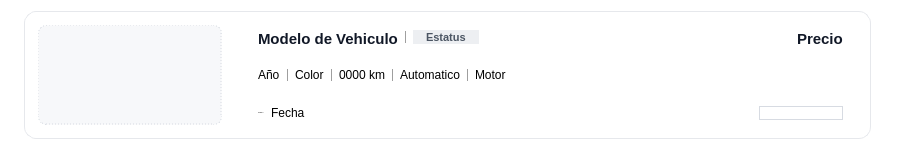
<?xml version="1.0" encoding="UTF-8"?>
<ui version="4.0">
 <class>VehicleItemList</class>
 <widget class="QWidget" name="VehicleItemList">
  <property name="geometry">
   <rect>
    <x>0</x>
    <y>0</y>
    <width>903</width>
    <height>200</height>
   </rect>
  </property>
  <property name="sizePolicy">
   <sizepolicy hsizetype="Preferred" vsizetype="Fixed">
    <horstretch>0</horstretch>
    <verstretch>0</verstretch>
   </sizepolicy>
  </property>
  <property name="minimumSize">
   <size>
    <width>0</width>
    <height>200</height>
   </size>
  </property>
  <property name="maximumSize">
   <size>
    <width>16777215</width>
    <height>200</height>
   </size>
  </property>
  <property name="windowTitle">
   <string>Form</string>
  </property>
  <property name="styleSheet">
   <string notr="true">/* ---------- Tarjeta del vehículo (el QWidget dentro de la lista) ---------- */

/* La raíz va transparente: el hueco entre tarjetas lo pinta la lista, y si
   aquí hubiera color se leería como una banda pegada al borde de la tarjeta
   en vez de como separación. */
QWidget#VehicleItemList {
    background: transparent;
    min-height: 150px;
    max-height: 150px;
}

/* La tarjeta propiamente dicha. */
QFrame#frame {
    background-color: #FFFFFF;
    border: 1px solid #E6E8EC;
    border-radius: 12px;
}

/* Los contenedores internos vienen del Designer con frameShape=StyledPanel,
   que dibuja un recuadro nativo. Antes quedaban tapados por una regla
   universal (QWidget#VehicleItemList *) que le ponía fondo y radio a TODOS
   los descendientes -- y que de paso era lo que pintaba la tarjeta entera de
   azul grisáceo. Al quitarla hay que apagar esos recuadros a mano, o
   aparecen cinco cajas anidadas dentro de la tarjeta. */
QFrame#leftFrame, QFrame#rightFrame, QFrame#frame_2,
QFrame#detailLine, QFrame#frame_5 {
    background: transparent;
    border: none;
}

/* Caja de la foto. El gris claro y el borde punteado son lo que se ve cuando
   la unidad no tiene foto: el hueco parece intencional y no un error de
   carga. Con foto, el pixmap lo cubre. */
QLabel#vehicleImage {
    background-color: #F7F8FA;
    border: 1px dashed #D7DBE2;
    border-radius: 8px;
}

/* Separadores &quot;|&quot; de la línea de specs. */
QFrame[class=&quot;lineSpecial&quot;] {
    border-left: 1px solid #E1E4EA;
    min-height: 13px;
    max-height: 13px;
}

/* Modelo del auto */
QLabel#vehicleTitle {
    color: #111827;
    font-size: 17px;
    font-weight: 700;
}

/* Línea de specs: 2016 | Negro | 190,000 | Automático | Motor */
QLabel[class=&quot;detailLine&quot;] {
    color: #6B7280;
    font-size: 13px;
}

/* &quot;Agregado el: ...&quot; */
QLabel[class=&quot;dateIncomingLabel&quot;] {
    color: #9AA1AC;
    font-size: 12px;
}

/* Precio */
QLabel#priceLabel {
    color: #111827;
    font-size: 21px;
    font-weight: 800;
}

/* Insignia de estado. El color lo decide la propiedad dinamica &quot;status&quot;,
   que fija VehicleItemList::setStatus() en tiempo de ejecucion. El gris de
   aqui es el de respaldo: se ve cuando el estado guardado no corresponde a
   ninguno de los tres del dominio, y sirve para notar el dato raro en vez de
   disfrazarlo de disponible. */
/* Pastilla de color suave y texto oscuro, en vez de relleno saturado con
   texto blanco: con tres tarjetas en pantalla, tres insignias sólidas eran lo
   primero que saltaba a la vista, por encima del modelo y del precio. */
QLabel#statusBadge {
    border-radius: 9px;
    padding: 3px 10px;
    font-size: 11px;
    font-weight: 700;
    color: #4B5563;
    background-color: #EDEFF2;
}

QLabel#statusBadge[status=&quot;available&quot;] {
    background-color: #DCF5E4;
    color: #17703C;
}

QLabel#statusBadge[status=&quot;reserved&quot;] {
    background-color: #FDF0D5;
    color: #8A5A00;
}

QLabel#statusBadge[status=&quot;sold&quot;] {
    background-color: #FBE1E1;
    color: #A32020;
}

/* &quot;Detalles&quot;: botón de contorno, no primario. En una lista de veinte
   unidades había veinte botones azules gritando lo mismo; la acción
   destacada de la pantalla es &quot;Agregar Vehículo&quot;, y esto es
   navegación repetida. */
QPushButton#detailsButton {
    background-color: #FFFFFF;
    color: #374151;
    border: 1px solid #D7DBE2;
    border-radius: 8px;
    font-size: 12px;
    font-weight: 600;
    padding: 6px 18px;
}

QPushButton#detailsButton:hover {
    background-color: #F4F6F9;
    border-color: #ADB5BD;
}

QPushButton#detailsButton:pressed {
    background-color: #E9ECF1;
}</string>
  </property>
  <property name="class" stdset="0">
   <string>vehicleCard</string>
  </property>
  <layout class="QHBoxLayout" name="horizontalLayout" stretch="0">
   <property name="spacing">
    <number>2</number>
   </property>
   <!-- 24 px a cada lado para alinear el borde de la tarjeta con las pestañas
        y con la barra de filtros: la columna del inventario ya no aporta esa
        sangría (la cedió para que el divisor llegue de orilla a orilla), así
        que cada zona la pone por su cuenta. Arriba y abajo se quedan en el
        valor por omisión, que es lo que separa una tarjeta de la siguiente. -->
   <property name="leftMargin">
    <number>24</number>
   </property>
   <property name="rightMargin">
    <number>32</number>
   </property>
   <item>
    <widget class="QFrame" name="frame">
     <property name="sizePolicy">
      <sizepolicy hsizetype="Expanding" vsizetype="Expanding">
       <horstretch>0</horstretch>
       <verstretch>0</verstretch>
      </sizepolicy>
     </property>
     <property name="frameShape">
      <enum>QFrame::Shape::StyledPanel</enum>
     </property>
     <property name="frameShadow">
      <enum>QFrame::Shadow::Raised</enum>
     </property>
     <layout class="QFormLayout" name="formLayout">
      <item row="0" column="0">
       <widget class="QFrame" name="leftFrame">
        <property name="sizePolicy">
         <sizepolicy hsizetype="Fixed" vsizetype="Expanding">
          <horstretch>0</horstretch>
          <verstretch>0</verstretch>
         </sizepolicy>
        </property>
        <property name="minimumSize">
         <size>
          <width>200</width>
          <height>0</height>
         </size>
        </property>
        <property name="frameShape">
         <enum>QFrame::Shape::StyledPanel</enum>
        </property>
        <property name="frameShadow">
         <enum>QFrame::Shadow::Raised</enum>
        </property>
        <!-- La foto va en un layout y no con geometry fija: antes eran 241x161
             clavados, que ya no caben en una tarjeta de 150 px de alto y se
             desbordaban por abajo. Con el layout, la caja se ajusta a lo que
             mida la tarjeta. -->
        <layout class="QVBoxLayout" name="leftFrameLayout">
         <property name="leftMargin">
          <number>4</number>
         </property>
         <property name="topMargin">
          <number>4</number>
         </property>
         <property name="rightMargin">
          <number>12</number>
         </property>
         <property name="bottomMargin">
          <number>4</number>
         </property>
         <item>
          <widget class="AspectRatioImageLabel" name="vehicleImage">
           <property name="sizePolicy">
            <sizepolicy hsizetype="Expanding" vsizetype="Expanding">
             <horstretch>0</horstretch>
             <verstretch>0</verstretch>
            </sizepolicy>
           </property>
           <property name="text">
            <string/>
           </property>
          </widget>
         </item>
        </layout>
       </widget>
      </item>
      <item row="0" column="1">
       <widget class="QFrame" name="rightFrame">
        <property name="sizePolicy">
         <sizepolicy hsizetype="Expanding" vsizetype="Expanding">
          <horstretch>0</horstretch>
          <verstretch>0</verstretch>
         </sizepolicy>
        </property>
        <property name="frameShape">
         <enum>QFrame::Shape::StyledPanel</enum>
        </property>
        <property name="frameShadow">
         <enum>QFrame::Shadow::Raised</enum>
        </property>
        <layout class="QVBoxLayout" name="verticalLayout">
         <property name="topMargin">
          <number>0</number>
         </property>
         <property name="bottomMargin">
          <number>0</number>
         </property>
         <item>
          <widget class="QFrame" name="frame_2">
           <property name="frameShape">
            <enum>QFrame::Shape::StyledPanel</enum>
           </property>
           <property name="frameShadow">
            <enum>QFrame::Shadow::Raised</enum>
           </property>
           <layout class="QHBoxLayout" name="horizontalLayout_2">
            <property name="spacing">
             <number>6</number>
            </property>
            <property name="topMargin">
             <number>9</number>
            </property>
            <property name="bottomMargin">
             <number>9</number>
            </property>
            <item>
             <widget class="QLabel" name="vehicleTitle">
              <property name="text">
               <string>&lt;html&gt;&lt;head/&gt;&lt;body&gt;&lt;p&gt;&lt;span style=&quot; font-size:11pt;&quot;&gt;Modelo de Vehiculo&lt;/span&gt;&lt;/p&gt;&lt;/body&gt;&lt;/html&gt;</string>
              </property>
             </widget>
            </item>
            <item>
             <widget class="Line" name="line_5">
              <property name="frameShadow">
               <enum>QFrame::Shadow::Raised</enum>
              </property>
              <property name="lineWidth">
               <number>1</number>
              </property>
              <property name="orientation">
               <enum>Qt::Orientation::Vertical</enum>
              </property>
              <property name="class" stdset="0">
               <string>lineSpecial</string>
              </property>
             </widget>
            </item>
            <item>
             <widget class="QLabel" name="statusBadge">
              <!-- Sin styleSheet inline: tenia el verde fijo, y al aplicarse
                   directamente sobre el widget le ganaba a las reglas
                   [status="..."] de arriba. Con el inline puesto, una unidad
                   vendida se seguia viendo verde. -->
              <property name="text">
               <string>Estatus</string>
              </property>
              <property name="class" stdset="0">
               <string>statusBadge</string>
              </property>
             </widget>
            </item>
            <item>
             <spacer name="horizontalSpacer_2">
              <property name="orientation">
               <enum>Qt::Orientation::Horizontal</enum>
              </property>
              <property name="sizeHint" stdset="0">
               <size>
                <width>85</width>
                <height>20</height>
               </size>
              </property>
             </spacer>
            </item>
            <item>
             <widget class="QLabel" name="priceLabel">
              <property name="text">
               <string>&lt;html&gt;&lt;head/&gt;&lt;body&gt;&lt;p&gt;&lt;span style=&quot; font-size:11pt; font-weight:700;&quot;&gt;Precio&lt;/span&gt;&lt;/p&gt;&lt;/body&gt;&lt;/html&gt;</string>
              </property>
             </widget>
            </item>
           </layout>
          </widget>
         </item>
         <item>
          <widget class="QFrame" name="detailLine">
           <property name="frameShape">
            <enum>QFrame::Shape::StyledPanel</enum>
           </property>
           <property name="frameShadow">
            <enum>QFrame::Shadow::Raised</enum>
           </property>
           <layout class="QHBoxLayout" name="horizontalLayout_3" stretch="0,0,0,0,0,0,0,0,0,0">
            <property name="spacing">
             <number>6</number>
            </property>
            <property name="topMargin">
             <number>9</number>
            </property>
            <property name="bottomMargin">
             <number>9</number>
            </property>
            <item>
             <widget class="QLabel" name="yearLabel">
              <property name="text">
               <string>Año</string>
              </property>
              <property name="class" stdset="0">
               <string>detailLine</string>
              </property>
             </widget>
            </item>
            <item>
             <widget class="Line" name="line">
              <property name="frameShadow">
               <enum>QFrame::Shadow::Raised</enum>
              </property>
              <property name="orientation">
               <enum>Qt::Orientation::Vertical</enum>
              </property>
              <property name="class" stdset="0">
               <string>lineSpecial</string>
              </property>
             </widget>
            </item>
            <item>
             <widget class="QLabel" name="colorLabel">
              <property name="text">
               <string>Color</string>
              </property>
              <property name="class" stdset="0">
               <string>detailLine</string>
              </property>
             </widget>
            </item>
            <item>
             <widget class="Line" name="line_2">
              <property name="frameShadow">
               <enum>QFrame::Shadow::Raised</enum>
              </property>
              <property name="orientation">
               <enum>Qt::Orientation::Vertical</enum>
              </property>
              <property name="class" stdset="0">
               <string>lineSpecial</string>
              </property>
             </widget>
            </item>
            <item>
             <widget class="QLabel" name="kmLabel">
              <property name="text">
               <string>0000 km</string>
              </property>
              <property name="class" stdset="0">
               <string>detailLine</string>
              </property>
             </widget>
            </item>
            <item>
             <widget class="Line" name="line_3">
              <property name="frameShadow">
               <enum>QFrame::Shadow::Raised</enum>
              </property>
              <property name="orientation">
               <enum>Qt::Orientation::Vertical</enum>
              </property>
              <property name="class" stdset="0">
               <string>lineSpecial</string>
              </property>
             </widget>
            </item>
            <item>
             <widget class="QLabel" name="transmisionLabel">
              <property name="text">
               <string>Automatico</string>
              </property>
              <property name="class" stdset="0">
               <string>detailLine</string>
              </property>
             </widget>
            </item>
            <item>
             <widget class="Line" name="line_4">
              <property name="frameShadow">
               <enum>QFrame::Shadow::Raised</enum>
              </property>
              <property name="orientation">
               <enum>Qt::Orientation::Vertical</enum>
              </property>
              <property name="class" stdset="0">
               <string>lineSpecial</string>
              </property>
             </widget>
            </item>
            <item>
             <widget class="QLabel" name="motorLabel">
              <property name="text">
               <string>Motor</string>
              </property>
              <property name="class" stdset="0">
               <string>detailLine</string>
              </property>
             </widget>
            </item>
            <item>
             <spacer name="horizontalSpacer">
              <property name="orientation">
               <enum>Qt::Orientation::Horizontal</enum>
              </property>
              <property name="sizeHint" stdset="0">
               <size>
                <width>40</width>
                <height>20</height>
               </size>
              </property>
             </spacer>
            </item>
           </layout>
          </widget>
         </item>
         <item>
          <widget class="QFrame" name="frame_5">
           <property name="frameShape">
            <enum>QFrame::Shape::StyledPanel</enum>
           </property>
           <property name="frameShadow">
            <enum>QFrame::Shadow::Raised</enum>
           </property>
           <layout class="QHBoxLayout" name="horizontalLayout_4">
            <item>
             <widget class="QLabel" name="label_8">
              <property name="font">
               <font>
                <family>Segoe UI</family>
                <pointsize>-1</pointsize>
                <bold>false</bold>
               </font>
              </property>
              <property name="text">
               <string>&lt;html&gt;&lt;head/&gt;&lt;body&gt;&lt;p&gt;Agregado el:&lt;/p&gt;&lt;/body&gt;&lt;/html&gt;</string>
              </property>
              <property name="class" stdset="0">
               <string>dateIncomingLabel</string>
              </property>
             </widget>
            </item>
            <item>
             <widget class="QLabel" name="fechaIngresoLabel">
              <property name="text">
               <string>Fecha</string>
              </property>
              <property name="class" stdset="0">
               <string>dateIncomingLabel</string>
              </property>
             </widget>
            </item>
            <item>
             <spacer name="horizontalSpacer_4">
              <property name="orientation">
               <enum>Qt::Orientation::Horizontal</enum>
              </property>
              <property name="sizeHint" stdset="0">
               <size>
                <width>40</width>
                <height>20</height>
               </size>
              </property>
             </spacer>
            </item>
            <item>
             <widget class="QPushButton" name="detailsButton">
              <property name="text">
               <string>Detalles</string>
              </property>
              <property name="class" stdset="0">
               <string>primary</string>
              </property>
             </widget>
            </item>
           </layout>
          </widget>
         </item>
        </layout>
       </widget>
      </item>
     </layout>
    </widget>
   </item>
  </layout>
 </widget>
 <customwidgets>
  <customwidget>
   <class>AspectRatioImageLabel</class>
   <extends>QLabel</extends>
   <header>presentation/views/components/aspectratioimagelabel.h</header>
  </customwidget>
 </customwidgets>
 <resources/>
 <connections/>
</ui>
